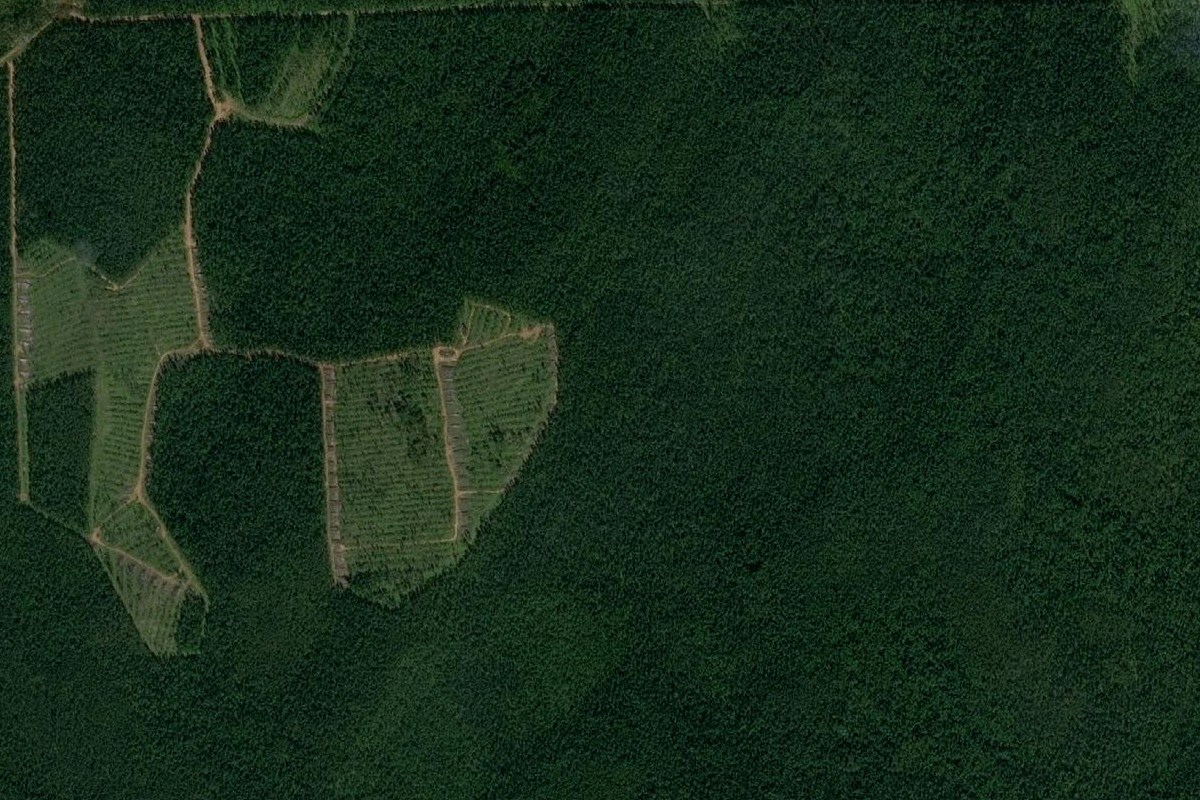
#> input picture data_train/2image2.JPG, 1200 x 800 px; its folder holds only this picture in this run
$ jupyter execute --allow-errors '"Programm_bare_code_fast_to_load_ipynb".ipynb'
#> lines starting #> are read from the running program, lines starting #| are printed output that depends on the picture; after the words box and inside, x2 and y2 are one past the last pixel; in counts of white or black regions, pixels touching at a corner belong together
[cell 1]
# for Google Colab

from google.colab import drive
import os
drive.mount('/content/drive', force_remount=True)
os.chdir('/content/drive/MyDrive/c_sc/Project/programm')

[cell 2]
import numpy as np
import pandas as pd
from sklearn.cluster import KMeans
from yellowbrick.cluster import KElbowVisualizer
import cv2
import os
from os import listdir
import matplotlib.pyplot as plt
import seaborn as sns
import joblib
from timeit import default_timer as timer

[cell 3]
# Import images chosen to be the train data

image_folder = r'data_train/'
images = []
for filename in sorted(listdir(image_folder)):
    img = cv2.imread((os.path.join(image_folder, filename)))
#> img is the input picture: shape (800, 1200, 3); mean B, G, R 26.6, 44.3, 22.9
    if img is not None:
        img = cv2.medianBlur(img, 7)
        images.append(img)

fig, ax = plt.subplots(1, 2)
ax[0].grid(False)
ax[0].imshow(images[0][:,:,::-1])
ax[1].grid(False)
#> (the rest of this cell did not finish here and is left out)

[cell 4]
XX = [] # list of lists that are images
for i in images:
    height = i.shape[0]
    width = i.shape[1]
    ordered_positions = np.array(np.meshgrid(np.arange(height), np.arange(width))).T.reshape(-1, 2)

    X = []
    for j in ordered_positions:
        X.append(i[j[0], j[1], ::])

    X = np.array(X, copy=False)
    XX.append(X)
#> this loop made 1 pass
#> (height, width) on pass 1: (800, 1200)
#> after the loop, XX = 1 item

[cell 5]
# Elbow method

model_elb = KMeans(random_state=0, n_init="auto")
#> (the rest of this cell did not finish here and is left out)

[cell 6]
# K-means clustering
num_clusters = 2  # cluster quantity

predictions_all = []

for i in XX:

    model = KMeans(n_clusters=num_clusters, init='k-means++', max_iter=300, random_state=2, n_init=1).fit(i)
    labels = model.labels_

    # Transform retrieved data into image like form for visualisation and following labeling

    predictions_map = np.zeros(labels.shape).reshape(height, width)
    for (y, x), pred in zip(ordered_positions, labels):
        predictions_map[y, x] = pred

    predictions_all.append(predictions_map)
#> this loop made 1 pass
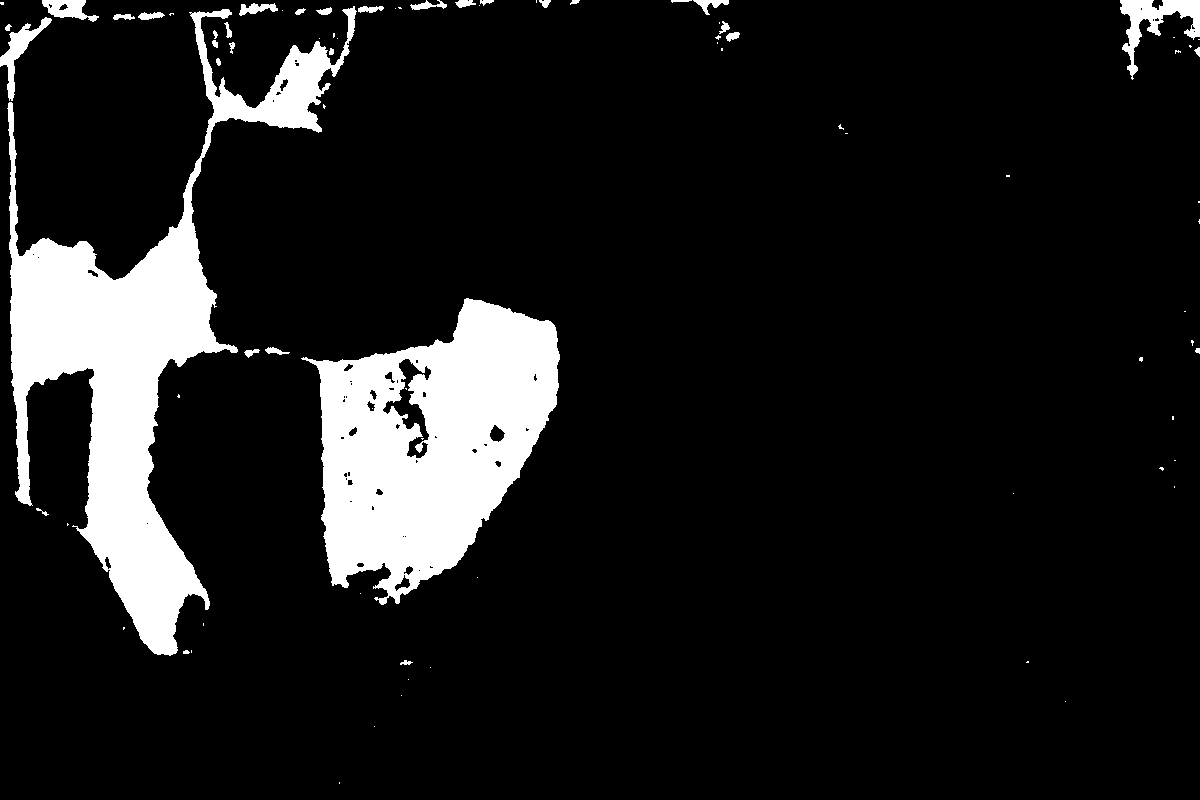
#> predictions_map: shape (800, 1200) float64; values 0 (black) and 1 (white), 10.9% white; 83 white regions (49 under 20 px), largest, box (x1, y1, x2, y2) and area: (7, 6, 357, 656) 52435, (301, 298, 560, 605) 46278, (1120, 0, 1200, 80) 2137
#> after the loop, predictions_all = 1 item

#> (the rest of this cell did not finish here and is left out)

#> (a cell that did not finish here is left out)

[cell 8]
d = {'0': 'background',
    '1': 'damaged forest',
    }
regions = pd.Series(d)
print(regions)
print('classes -', np.unique(predictions_map))
#| classes - [0. 1.]
type(predictions_map), predictions_map.shape

С помощью библиотеки OpenCV произведем операции эрозии и дилатации.

[cell 9]
# Creating Deforested area class mask
mask = predictions_map.copy()
mask[mask == 1] = 255
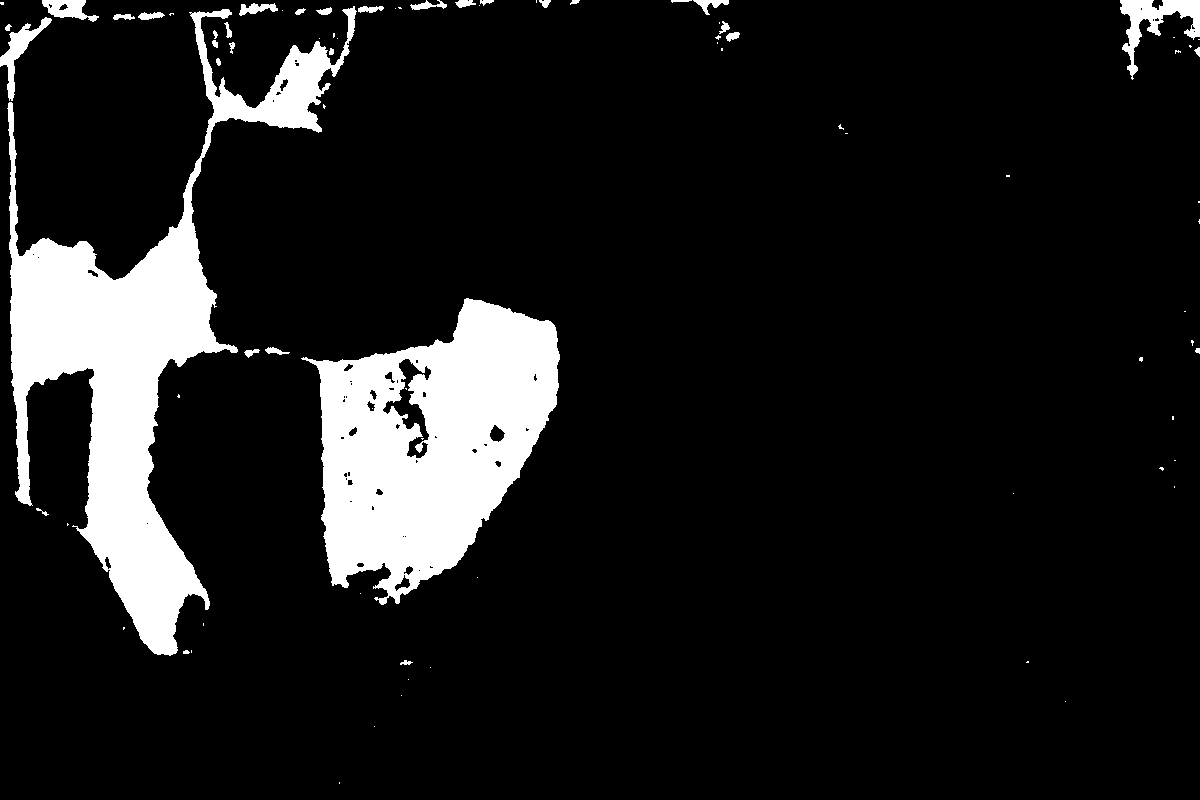
#> mask: shape (800, 1200) float64; 10.9% white; 83 white regions (49 under 20 px), largest, box (x1, y1, x2, y2) and area: (7, 6, 357, 656) 52435, (301, 298, 560, 605) 46278, (1120, 0, 1200, 80) 2137
mask = np.uint8(mask)

[cell 10]
# Erosion and dilation functions

def erode(mask, kernel_val=3, iters=1):
    kernel = np.ones((kernel_val, kernel_val), np.uint8)
    mask = cv2.erode(mask, kernel, iterations=iters)
    eroded_mask = mask.copy()
    return eroded_mask

def dilate(mask, kernel_val=3, iters=1):
    kernel = np.ones((kernel_val, kernel_val), np.uint8)
    dilated_mask = cv2.dilate(mask, kernel, iterations=iters)
    return dilated_mask

#> (a cell that did not finish here is left out)

[cell 12]
# The alternative way of clustering by track bars at HSV color space

img_track = cv2.imread(r'data_train/1image1.JPG')
#> (the rest of this cell did not finish here and is left out)

[cell 13]
# Modified mask is saved to file
# np.save('mask_2tp_morph.npy', mask_res_4)
pred_map = np.load('mask_2tp_morph.npy')  # load mask
#> (reads mask_2tp_morph.npy from the repository)
plt.imshow(pred_map, 'gray');
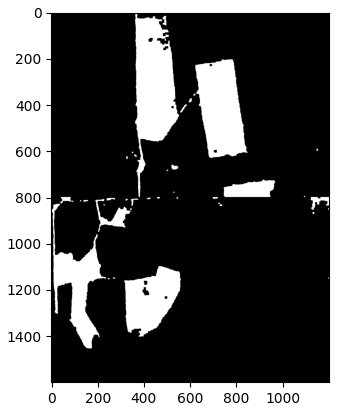
#> figure drawn by matplotlib, 1 panel

[cell 14]
# Changing labels shape

pred_map[pred_map == 255] = 1
np.unique(pred_map)

#> (the rest of this cell did not finish here and is left out)

[cell 15]
from sklearn.preprocessing import MinMaxScaler
from sklearn.neural_network import MLPClassifier
from sklearn.naive_bayes import GaussianNB
from sklearn.neighbors import KNeighborsClassifier

scaler = MinMaxScaler()
X = scaler.fit_transform(X)         # data normalization

[cell 16]
# Evaluating the quality of the models predictions:

from sklearn.model_selection import train_test_split
from sklearn.metrics import confusion_matrix, ConfusionMatrixDisplay

classifiers = [MLPClassifier(max_iter=200), GaussianNB(), KNeighborsClassifier(n_neighbors=3)]
evaluation_dict_all = []

#> (the rest of this cell did not finish here and is left out)

#> (a cell that did not finish here is left out)

[cell 18]
cls = KNeighborsClassifier(n_neighbors=3)
#> (the rest of this cell did not finish here and is left out)

[cell 19]
cls = GaussianNB()
#> (the rest of this cell did not finish here and is left out)

[cell 20]
# Process the whole dataset

image_folder = r'data/'
images = []
#> (the rest of this cell did not finish here and is left out)

[cell 21]
start = timer()
j = 1
k = 2
square = []
predictions_map_test_all = []

fig = plt.figure(figsize=(17, 80))

for image in images:
    ax = fig.add_subplot(15, 2, j)
    ax1 = fig.add_subplot(15, 2, k)

    img_2 = image
    assert img_2 is not None, ('not found')
    height = img_2.shape[0]
    width = img_2.shape[1]
    img_2  = cv2.medianBlur(img_2, 7)
    ordered_positions_2 = np.array(np.meshgrid(np.arange(height), np.arange(width))).T.reshape(-1, 2)
    X_2 = []
    for i in ordered_positions_2:
        X_2.append(img_2[i[0], i[1], ::])
    X_2 = np.array(X_2, copy=False)

    X_2 = scaler.fit_transform(X_2)
    labels_test = cls.predict(X_2)

    predictions_map_test = np.zeros(labels_test.shape).reshape(height, width)
    for (y, x), pred in zip(ordered_positions_2, labels_test):
        predictions_map_test[y, x] = pred

    kernel = np.ones((5, 5), np.uint8)

    predictions_map_test = cv2.morphologyEx(predictions_map_test, cv2.MORPH_OPEN, kernel, iterations = 1)
    #predictions_map_test = cv2.morphologyEx(predictions_map_test, cv2.MORPH_CLOSE, kernel, iterations = 1)

    ax.imshow(img_2[:,:,::-1])
    ax.set_title('Source')
    ax.grid(False)

    predictions_map_test_all.append(predictions_map_test)
    sns.heatmap(predictions_map_test, ax=ax1)

    n = (predictions_map_test == 1).sum()
    n = round(n*0.0005948, 2)      # computing the deforested square
    square.append(n)

    ax1.axis('off')
    ax1.set_title(f'Deforestation square = {n} ha');

    j += 2
    k += 2
#> after the loop, j = 1; k = 2; predictions_map_test_all = []; square = []

plt.show()
end = timer()
time = round(end - start, 2)
total_square = round(sum(square), 2)
#> total_square = 0
print(f'{cls.__class__.__name__}, time:{time}, total square:{total_square}ha')
#| GaussianNB, time:0.0, total square:0ha
